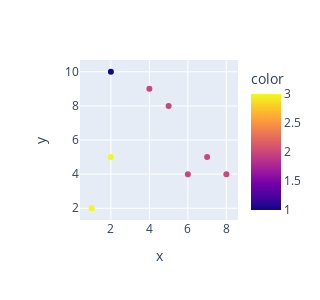
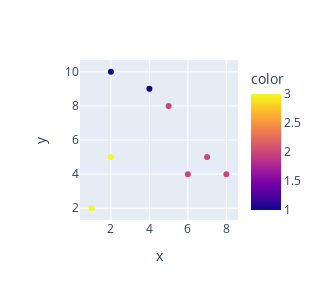
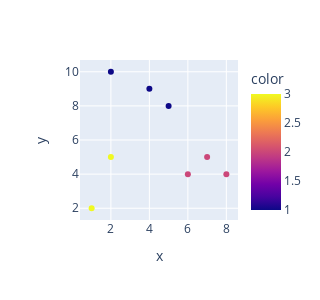

Notebook source saved alongside these figures, in order:
### Code cell
#input no. of iterations required
iterate= int(input('Enter no. of iterations: '))

#run iterations
for i in range(iterate):
    k_means()

### Figure 1 — Plotly figure (JSON) as saved in the notebook; plotly's stock layout.template omitted (floating-point values rounded to 4 significant figures)
{"data": [{"hovertemplate": "x=%{x}<br>y=%{y}<br>color=%{marker.color}<extra></extra>", "legendgroup": "", "marker": {"color": [1, 3, 2, 2, 2, 2, 3, 2], "coloraxis": "coloraxis", "symbol": "circle"}, "mode": "markers", "name": "", "orientation": "v", "showlegend": false, "type": "scatter", "x": [2, 2, 8, 5, 7, 6, 1, 4], "xaxis": "x", "y": [10, 5, 4, 8, 5, 4, 2, 9], "yaxis": "y"}], "layout": {"coloraxis": {"colorbar": {"title": {"text": "color"}}, "colorscale": [[0, "#0d0887"], [0.1111, "#46039f"], [0.2222, "#7201a8"], [0.3333, "#9c179e"], [0.4444, "#bd3786"], [0.5556, "#d8576b"], [0.6667, "#ed7953"], [0.7778, "#fb9f3a"], [0.8889, "#fdca26"], [1, "#f0f921"]]}, "height": 300, "legend": {"tracegroupgap": 0}, "margin": {"t": 60}, "width": 300, "xaxis": {"anchor": "y", "domain": [0, 1], "title": {"text": "x"}}, "yaxis": {"anchor": "x", "domain": [0, 1], "title": {"text": "y"}}}}

### Figure 2 — Plotly figure (JSON) as saved in the notebook; plotly's stock layout.template omitted (floating-point values rounded to 4 significant figures)
{"data": [{"hovertemplate": "x=%{x}<br>y=%{y}<br>color=%{marker.color}<extra></extra>", "legendgroup": "", "marker": {"color": [1, 3, 2, 2, 2, 2, 3, 1], "coloraxis": "coloraxis", "symbol": "circle"}, "mode": "markers", "name": "", "orientation": "v", "showlegend": false, "type": "scatter", "x": [2, 2, 8, 5, 7, 6, 1, 4], "xaxis": "x", "y": [10, 5, 4, 8, 5, 4, 2, 9], "yaxis": "y"}], "layout": {"coloraxis": {"colorbar": {"title": {"text": "color"}}, "colorscale": [[0, "#0d0887"], [0.1111, "#46039f"], [0.2222, "#7201a8"], [0.3333, "#9c179e"], [0.4444, "#bd3786"], [0.5556, "#d8576b"], [0.6667, "#ed7953"], [0.7778, "#fb9f3a"], [0.8889, "#fdca26"], [1, "#f0f921"]]}, "height": 300, "legend": {"tracegroupgap": 0}, "margin": {"t": 60}, "width": 300, "xaxis": {"anchor": "y", "domain": [0, 1], "title": {"text": "x"}}, "yaxis": {"anchor": "x", "domain": [0, 1], "title": {"text": "y"}}}}

### Figure 3 — Plotly figure (JSON) as saved in the notebook; plotly's stock layout.template omitted (floating-point values rounded to 4 significant figures)
{"data": [{"hovertemplate": "x=%{x}<br>y=%{y}<br>color=%{marker.color}<extra></extra>", "legendgroup": "", "marker": {"color": [1, 3, 2, 1, 2, 2, 3, 1], "coloraxis": "coloraxis", "symbol": "circle"}, "mode": "markers", "name": "", "orientation": "v", "showlegend": false, "type": "scatter", "x": [2, 2, 8, 5, 7, 6, 1, 4], "xaxis": "x", "y": [10, 5, 4, 8, 5, 4, 2, 9], "yaxis": "y"}], "layout": {"coloraxis": {"colorbar": {"title": {"text": "color"}}, "colorscale": [[0, "#0d0887"], [0.1111, "#46039f"], [0.2222, "#7201a8"], [0.3333, "#9c179e"], [0.4444, "#bd3786"], [0.5556, "#d8576b"], [0.6667, "#ed7953"], [0.7778, "#fb9f3a"], [0.8889, "#fdca26"], [1, "#f0f921"]]}, "height": 300, "legend": {"tracegroupgap": 0}, "margin": {"t": 60}, "width": 300, "xaxis": {"anchor": "y", "domain": [0, 1], "title": {"text": "x"}}, "yaxis": {"anchor": "x", "domain": [0, 1], "title": {"text": "y"}}}}
